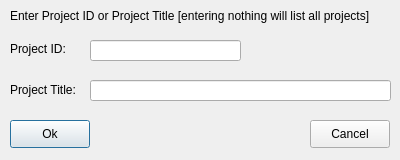
<?xml version="1.0" encoding="UTF-8"?>
<ui version="4.0">
 <class>FindProject</class>
 <widget class="QDialog" name="FindProject">
  <property name="geometry">
   <rect>
    <x>0</x>
    <y>0</y>
    <width>400</width>
    <height>160</height>
   </rect>
  </property>
  <property name="minimumSize">
   <size>
    <width>400</width>
    <height>160</height>
   </size>
  </property>
  <property name="windowTitle">
   <string>Find Project</string>
  </property>
  <widget class="QPushButton" name="cmdOk">
   <property name="geometry">
    <rect>
     <x>10</x>
     <y>120</y>
     <width>80</width>
     <height>28</height>
    </rect>
   </property>
   <property name="text">
    <string>Ok</string>
   </property>
  </widget>
  <widget class="QPushButton" name="cmdCancel">
   <property name="geometry">
    <rect>
     <x>310</x>
     <y>120</y>
     <width>80</width>
     <height>28</height>
    </rect>
   </property>
   <property name="text">
    <string>Cancel</string>
   </property>
  </widget>
  <widget class="QLineEdit" name="txtProjectID">
   <property name="geometry">
    <rect>
     <x>90</x>
     <y>40</y>
     <width>151</width>
     <height>21</height>
    </rect>
   </property>
  </widget>
  <widget class="QLabel" name="label">
   <property name="geometry">
    <rect>
     <x>10</x>
     <y>40</y>
     <width>61</width>
     <height>18</height>
    </rect>
   </property>
   <property name="text">
    <string>Project ID:</string>
   </property>
  </widget>
  <widget class="QLabel" name="label_2">
   <property name="geometry">
    <rect>
     <x>10</x>
     <y>80</y>
     <width>71</width>
     <height>20</height>
    </rect>
   </property>
   <property name="text">
    <string>Project Title:</string>
   </property>
  </widget>
  <widget class="QLineEdit" name="txtProjectTitle">
   <property name="geometry">
    <rect>
     <x>90</x>
     <y>80</y>
     <width>301</width>
     <height>21</height>
    </rect>
   </property>
  </widget>
  <widget class="QLabel" name="label_3">
   <property name="geometry">
    <rect>
     <x>10</x>
     <y>0</y>
     <width>401</width>
     <height>31</height>
    </rect>
   </property>
   <property name="text">
    <string>Enter Project ID or Project Title [entering nothing will list all projects]</string>
   </property>
   <property name="wordWrap">
    <bool>true</bool>
   </property>
  </widget>
 </widget>
 <resources/>
 <connections/>
</ui>
